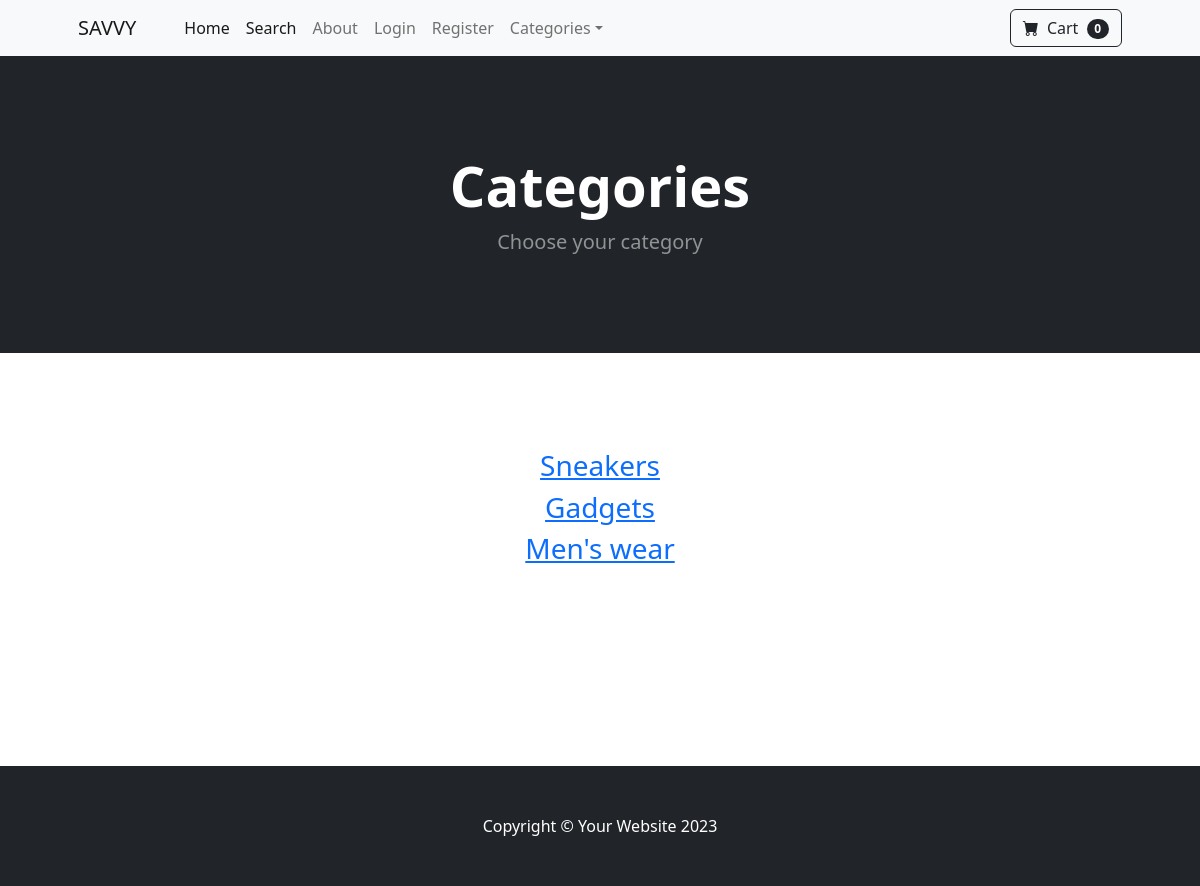
The app's page /category_summary with its own data.
### store/models.py (models this page shows)
class Category(models.Model):
    name = models.CharField(max_length= 255)
    def __str__(self):
        return self.name
    verbose_name_plural = 'categories'

### store/views.py (the view)
# urls.py: path('category_summary', views.category_summary, name='category_summary'),
def category_summary(request):
    categories = Category.objects.all()
    return render(request, 'category_summary.html', {'categories': categories})

### cart/cart.py (called while the page is built)
    def __len__(self):
        return len(self.cart)

### cart/context_processors.py (called while the page is built)
def cart(request):
    return {'cart': Cart(request)}

### store/templates/category_summary.html
{% extends 'base.html'%}
{% block content%}
<header class="bg-dark py-5">
            <div class="container px-4 px-lg-5 my-5">
                <div class="text-center text-white">
                    <h1 class="display-4 fw-bolder">Categories</h1>
                    <p class="lead fw-normal text-white-50 mb-0">Choose your category</p>
                </div>
            </div>
</header>
<br>
<br>
<br>
<br>
    <center>
        <div class="category">
        {% for category in categories %}
        <a href="{% url 'category' category%}"><h3>{{category}}</h3></a>
        {% endfor %}
        </div>
    </center>
<br>
<br>
<br>
<br>
<br>
<br>
<br>
<br>
{% endblock %}

### records on screen
Category: name "Sneakers"
Category: name "Gadgets"
Category: name "Men's wear"

### other values on screen
{{ cart|length }} "0"
